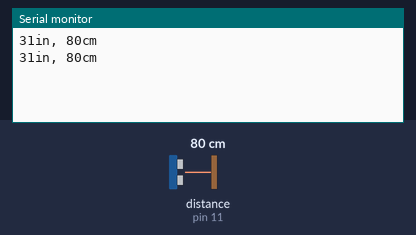
A sketch run on a simulated Arduino Uno, built with avr-gcc and run on an emulated ATmega328P. Parts: the last lines printed to the serial monitor. Wiring (inferred from the names in the program): ultrasonic range finder: trigger pin 12; echo pin 11. The inputs (shaded band) are chosen by the test bench; at power-on: distance to the obstacle (sensor on pin 11) 80 cm. The echo pulse lasts 58.3 µs per cm.

Above: at 10.8 s.
10.9 s: distance to the obstacle (sensor on pin 11) set to 2 cm
At 20.4 s:
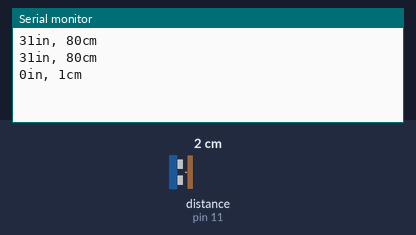
20.9 s: distance to the obstacle (sensor on pin 11) set to 4 cm
At 30.5 s:
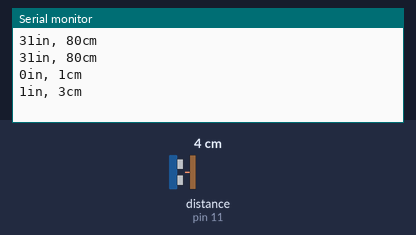
Timing chart, 0 to 32.0 s (numbered marks = the images above; inputs shaded):
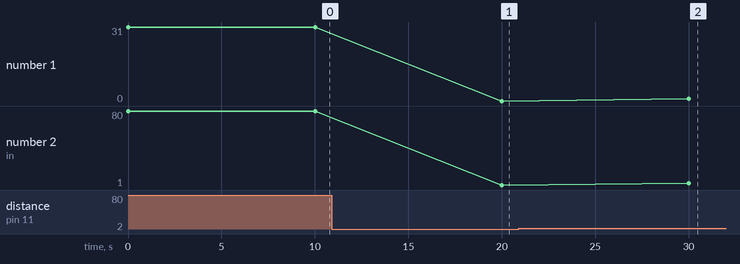

Measured:
- after the input at 10.9 s, the serial monitor: prints a new line after 9.1 s (image 1)
- after the input at 20.9 s, the serial monitor: prints a new line after 9.1 s (image 2)
- plotted number 1: 31 → 0 after the input at 10.9 s
- plotted number 2: 80 → 1 after the input at 10.9 s, 1 → 3 after the input at 20.9 s

The sketch:

sketch_dec16b.ino
```cpp
const int trigPin = 12;
const int echoPin = 11;

void setup() {
  // initialize serial communication:
  Serial.begin(9600);
  pinMode(trigPin, OUTPUT);
  pinMode(echoPin, INPUT);
}

void loop()
{
  long duration, inches, cm;
//send the sonic
  digitalWrite(trigPin, LOW);
  delayMicroseconds(2);
  digitalWrite(trigPin, HIGH);
  delayMicroseconds(10);
  digitalWrite(trigPin, LOW);
//calculate length of the pulse
  duration = pulseIn(echoPin, HIGH);

  // convert the time into a distance
  inches = microsecondsToInches(duration);
  cm = microsecondsToCentimeters(duration);

  Serial.print(inches);
  Serial.print("in, ");
  Serial.print(cm);
  Serial.print("cm");
  Serial.println();
  delay(10000);
}

long microsecondsToInches(long microseconds)
{
  return microseconds / 74 / 2;
}

long microsecondsToCentimeters(long microseconds)
{
  return microseconds / 29 / 2;
}
```
